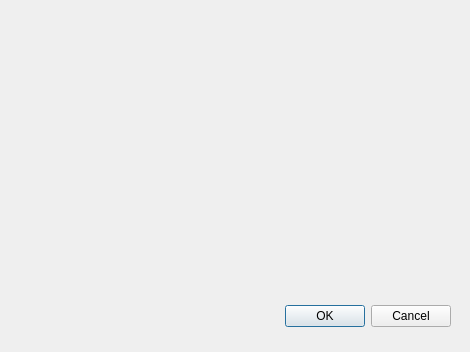
<?xml version="1.0" encoding="UTF-8"?>
<ui version="4.0">
 <class>ModifiedGACoefDialog</class>
 <widget class="QDialog" name="ModifiedGACoefDialog">
  <property name="geometry">
   <rect>
    <x>0</x>
    <y>0</y>
    <width>470</width>
    <height>352</height>
   </rect>
  </property>
  <property name="windowTitle">
   <string>Коэффициенты</string>
  </property>
  <property name="styleSheet">
   <string notr="true">#ModifiefGACoefDialog{border-color: rgb(124, 124, 124); border-width: 1px; border-radius: 10px; border-style: solid}</string>
  </property>
  <widget class="QDialogButtonBox" name="buttonBox">
   <property name="geometry">
    <rect>
     <x>110</x>
     <y>300</y>
     <width>341</width>
     <height>32</height>
    </rect>
   </property>
   <property name="orientation">
    <enum>Qt::Orientation::Horizontal</enum>
   </property>
   <property name="standardButtons">
    <set>QDialogButtonBox::StandardButton::Cancel|QDialogButtonBox::StandardButton::Ok</set>
   </property>
  </widget>
  <widget class="QWidget" name="gridLayoutWidget">
   <property name="geometry">
    <rect>
     <x>10</x>
     <y>20</y>
     <width>441</width>
     <height>271</height>
    </rect>
   </property>
   <layout class="QGridLayout" name="gridLayout"/>
  </widget>
 </widget>
 <resources/>
 <connections>
  <connection>
   <sender>buttonBox</sender>
   <signal>accepted()</signal>
   <receiver>ModifiedGACoefDialog</receiver>
   <slot>accept()</slot>
   <hints>
    <hint type="sourcelabel">
     <x>248</x>
     <y>254</y>
    </hint>
    <hint type="destinationlabel">
     <x>157</x>
     <y>274</y>
    </hint>
   </hints>
  </connection>
  <connection>
   <sender>buttonBox</sender>
   <signal>rejected()</signal>
   <receiver>ModifiedGACoefDialog</receiver>
   <slot>reject()</slot>
   <hints>
    <hint type="sourcelabel">
     <x>316</x>
     <y>260</y>
    </hint>
    <hint type="destinationlabel">
     <x>286</x>
     <y>274</y>
    </hint>
   </hints>
  </connection>
 </connections>
</ui>
